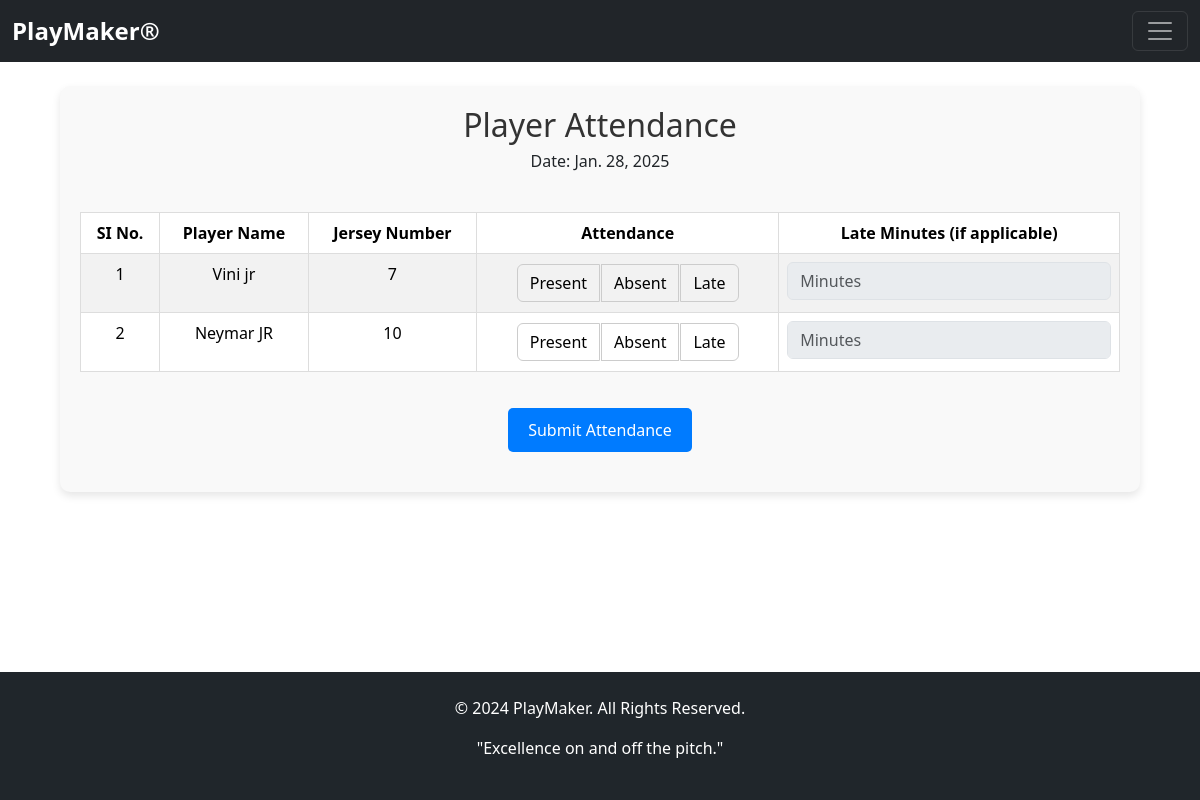
The page /take_player_attendance/ on the database as committed earlier.
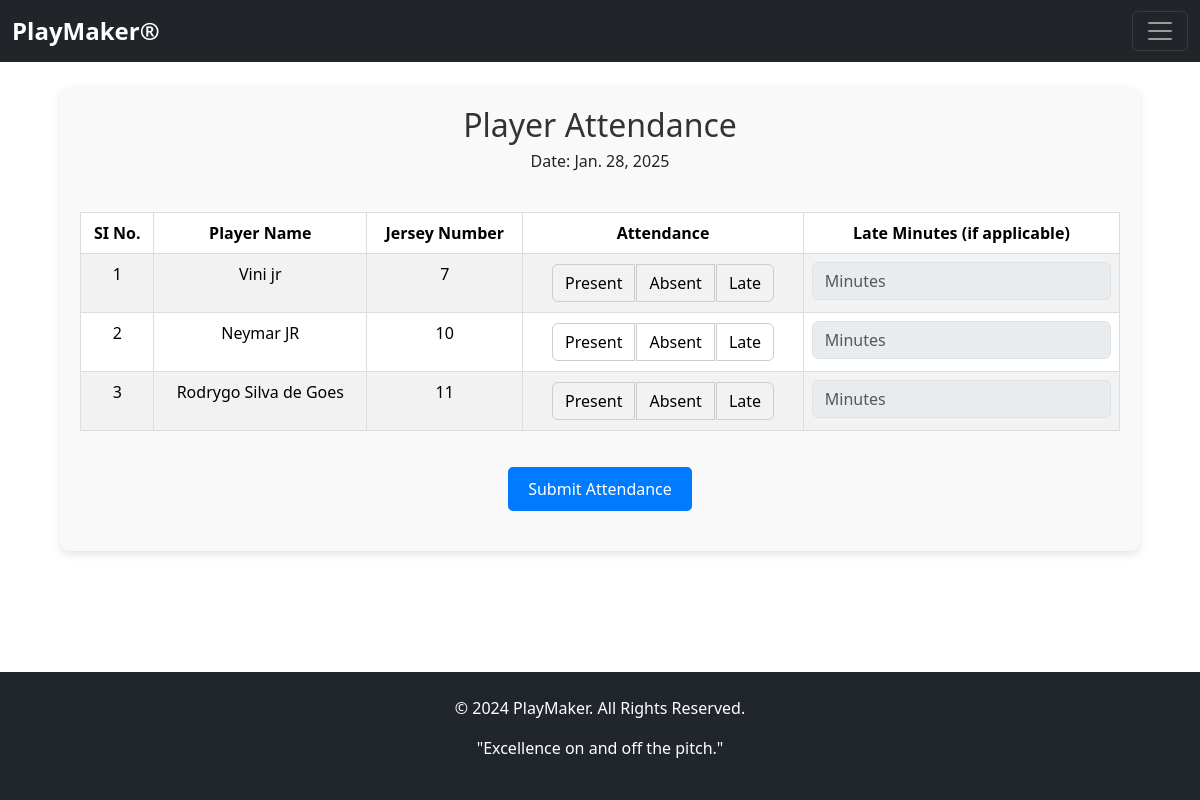
The same page on the database as committed later.
### app01/models.py (models this page shows, shortened)
class player(models.Model):
    full_name=models.CharField(max_length=200)
    profile_photo=models.ImageField(upload_to='plyrprof')
    contact=models.CharField(max_length=200)
    gender=models.CharField(max_length=200)
    dob=models.CharField(max_length=200)
    email=models.CharField(max_length=200)
    guardian_name=models.CharField(max_length=200)
    address=models.CharField(max_length=200)
    jersey_number=models.CharField(max_length=200)
    position=models.CharField(max_length=200)
    password=models.CharField(max_length=200)

### app01/views.py (the view, shortened to what this page needs)
# urls.py: path('take_player_attendance/',views.take_player_attendance,name='take_player_attendance'),
def take_player_attendance(request):
    today_date = date.today()
    players = player.objects.all()
    return render(request, 'take_player_attendance.html', {'players': players, 'today_date': today_date})

### templates/take_player_attendance.html (shortened to what this page needs)
{% extends 'base.html' %}
{% load static %}
{% block content %}
<link rel="stylesheet" href="{% static 'styles/take_player_attend.css' %}">
<div class="attendance-container">
    <div class="attendance-header">
        <h1>Player Attendance</h1>
        <h6>Date: {{ today_date }}</h6>
    </div>
    <form method="POST" action="{% url 'take_player_attendance' %}">
        <div class="table-container">
            <table class="table table-striped">
                <thead>
                    <tr>
                        <th>SI No.</th>
                        <th>Player Name</th>
                        <th>Jersey Number</th>
                        <th>Attendance</th>
                        <th>Late Minutes (if applicable)</th>
                    </tr>
                </thead>
                <tbody>
                    {% for player in players %}
                    <tr>
                        <td>{{ forloop.counter }}</td>
                        <td>{{ player.full_name }}</td>
                        <td>{{ player.jersey_number }}</td>
                        <td>
                            <div class="btn-group" role="group" aria-label="Attendance">
                                <label class="btn btn-outline-success" for="present_{{ player.id }}">Present</label>
                                <label class="btn btn-outline-danger" for="absent_{{ player.id }}">Absent</label>
                                <label class="btn btn-outline-warning" for="late_{{ player.id }}">Late</label>
                            </div>
                        </td>
                        <td>
                            <input type="number" name="late_minutes_{{ player.id }}" class="form-control" placeholder="Minutes" disabled id="late_minutes_{{ player.id }}">
                        </td>
                    </tr>
                    {% endfor %}
                </tbody>
            </table>
        </div>
        <button type="submit">Submit Attendance</button>
    </form>
</div>
{% endblock %}

Rows that differ between the two databases and show on the page:
added player: full_name "Rodrygo Silva de Goes", jersey_number "11"
